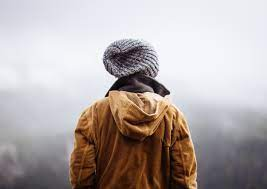
#> input picture week4/images.jpg, 267 x 189 px, found by its file name
$ python cmyk.py
#> lines starting #> are read from the running program, lines starting #| are printed output that depends on the picture
import cv2 as cv
import numpy as np
import matplotlib.pyplot as plt
img = cv.imread('images.jpg')
#> img is the input picture: shape (189, 267, 3); mean B, G, R 168.4, 169.2, 178.4
cv.imshow('Original',img)

# convert BGR to HSI by formula
b = img[:,:,0] / 255.0
g = img[:,:,1] / 255.0
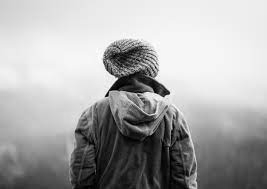
#> g: shape (189, 267) float64; min 0, max 1, mean 0.664
r = img[:,:,2] / 255.0
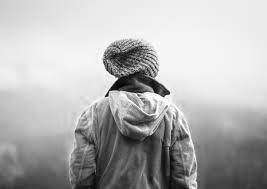
#> r: shape (189, 267) float64; min 0, max 1, mean 0.699

k = 1-np.max(img/255, axis=2)
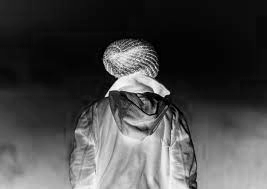
#> k: shape (189, 267) float64; min 0, max 0.992, mean 0.281
c = (1-r-k)/(1-k)
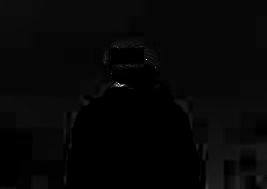
#> c: shape (189, 267) float64; min 0, max 1, mean 0.0256
m = (1-g-k)/(1-k)
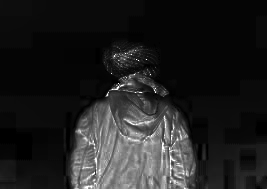
#> m: shape (189, 267) float64; min 0, max 1, mean 0.13
y = (1-b-k)/(1-k)
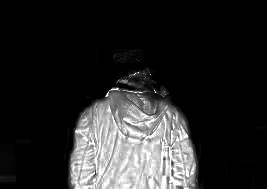
#> y: shape (189, 267) float64; min 0, max 1, mean 0.154

CMYK_image= (np.dstack((c,m,y,k)) * 255).astype(np.uint8)
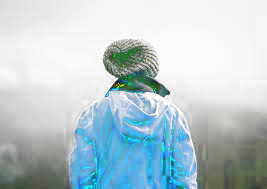
#> CMYK_image: shape (189, 267, 4); mean R, G, B, A 6.3, 32.7, 39.1, 71.3; transparent parts drawn white
cv.imshow("CMYK",CMYK_image)
cv.imshow("C channel",c)
cv.imshow("M channel",m)
cv.imshow("Y channel",y)
cv.waitKey(0)

$ run again, with week4/rock.jpg copied over week4/images.jpg
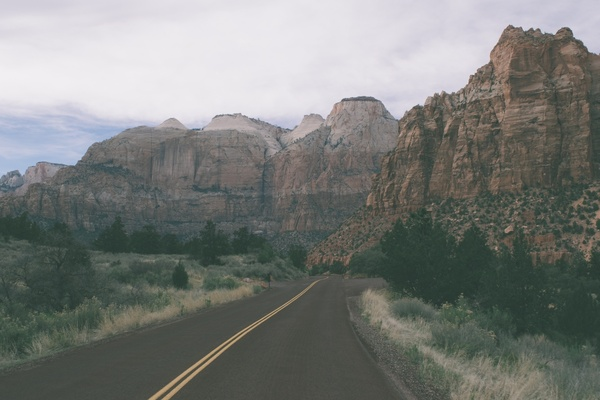
#> input picture week4/rock.jpg, 600 x 400 px, found by its file name
#> img is the input picture: shape (400, 600, 3); mean B, G, R 120.7, 123.9, 121.2
#> `y = (1-b-k)/(1-k)`:
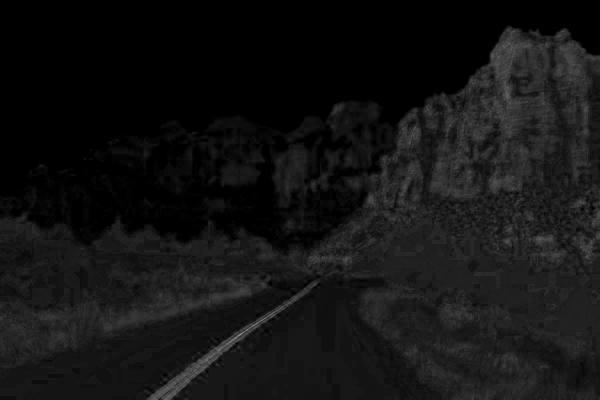
#> y: shape (400, 600) float64; min 0, max 0.607, mean 0.0762
#> `CMYK_image= (np.dstack((c,m,y,k)) * 255).astype(np.uint8)`:
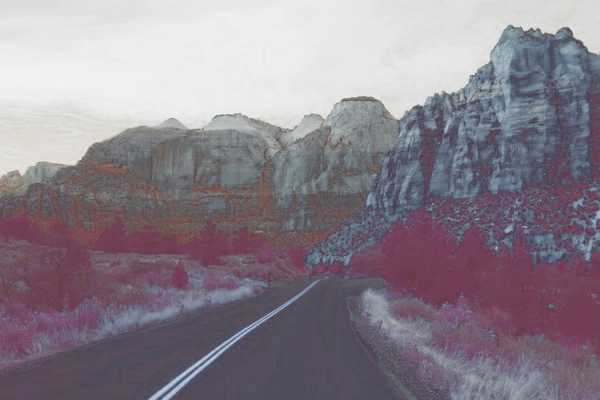
#> CMYK_image: shape (400, 600, 4); mean R, G, B, A 17.6, 5.7, 19.1, 127.1; transparent parts drawn white
